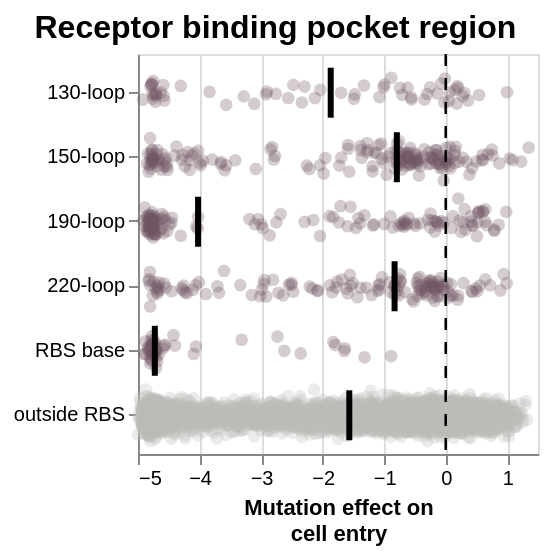

The code cell stored with this chart in its notebook:
### Markdown cell above
### Distribution of functional effects across classic receptor binding pocket regions

### Code cell
# Define custom colors for each RBS region
colors = {
    'outside RBS': '#bdbebb',
    '130-loop': '#725663',
    '150-loop': '#725663',
    '190-loop': '#725663',
    '220-loop': '#725663',
    'RBS base': '#725663'
}

# Create the jitter plot layer
points = alt.Chart(
    func_data_for_heatmap.query('rbs_region != "RBS other"') # exclude site 145 as not in major structural region
).mark_circle(size=40, opacity=0.3, stroke=None, strokeWidth=0).encode(
    y=alt.Y(
        "rbs_region",
    ).title(None),
    x=alt.X(
        'effect',
        title=(["Mutation effect on", "cell entry"]),
    ),
    yOffset="jitter:Q",
    color=alt.Color(
            "rbs_region",
            scale=alt.Scale(domain=list(colors.keys()), range=list(colors.values())),
            legend=None
    ),
    tooltip=['site', 'wildtype', 'mutant', 'effect'],
).transform_calculate(
    jitter="sqrt(-2*log(random()))*cos(2*PI*random())"
)

# Add black median line
median_line = alt.Chart(
    func_data_for_heatmap.query('rbs_region != "RBS other"')
).mark_tick(
    color='black',
    thickness=3,
    size=25
).encode(
    y='rbs_region:N',
    x='median(effect):Q'
)

vline = alt.Chart().mark_rule(
    color='black',
    size=1.25,
    opacity=1.0,
    strokeDash=[6,6]
).encode(x=alt.X(datum=0))

# Combine layers with median line on top
chart = alt.layer(
    points,
    median_line,
    vline
).properties(
    height=200, 
    width=200
)

# mean_entropy_rbs = func_data_ann[['site', 'rbs_region', 'entropy']].drop_duplicates().groupby(
#     "rbs_region"
# )["entropy"].mean().reset_index().rename(
#     columns={'entropy': 'mean_entropy'}
# ).query(
#     'rbs_region != "RBS other"'
# )

# bar_chart = alt.Chart(mean_entropy_rbs).mark_bar(size=20).encode(
#     x=alt.X(
#         'mean_entropy:Q',
#         title=['Mean entropy', '(in natural sequences)'],
#         axis=alt.Axis(
#             tickCount=2,
#         )
#     ),
#     y=alt.Y(
#         'rbs_region:N',
#         title=None,
#         axis=None
#     ),
#     color=alt.Color(
#             "rbs_region",
#             scale=alt.Scale(domain=list(colors.keys()), range=list(colors.values())),
#             legend=None
#     ),
#     tooltip=['rbs_region', 'mean_entropy']
# ).properties(
#     height=200,
#     width=80
# )

# Concatenate the plots
rbs_combined_chart = alt.concat(
    chart,  # jitter + median line + vline chart
    spacing=10
).resolve_scale(
    y='shared'
).properties(
    title=alt.TitleParams(
        text='Receptor binding pocket region',
        anchor='middle',
        fontSize=16,
        fontWeight='bold',
    )
)

rbs_combined_chart.display()

### Figure 1 — Vega-Lite specification as saved in the notebook (floating-point values rounded to 4 significant figures; data arrays with more than 128 entries replaced by an {"elided": "..."} marker saying what was removed)
{"config": {"view": {"continuousWidth": 300, "continuousHeight": 300}}, "concat": [{"layer": [{"data": {"name": "data-a8cd621d5c733a2a28de1306b374f4d9"}, "mark": {"type": "circle", "opacity": 0.3, "size": 40, "stroke": null, "strokeWidth": 0}, "encoding": {"color": {"field": "rbs_region", "legend": null, "scale": {"domain": ["outside RBS", "130-loop", "150-loop", "190-loop", "220-loop", "RBS base"], "range": ["#bdbebb", "#725663", "#725663", "#725663", "#725663", "#725663"]}, "type": "nominal"}, "tooltip": [{"field": "site", "type": "nominal"}, {"field": "wildtype", "type": "nominal"}, {"field": "mutant", "type": "nominal"}, {"field": "effect", "type": "quantitative"}], "x": {"field": "effect", "title": ["Mutation effect on", "cell entry"], "type": "quantitative"}, "y": {"field": "rbs_region", "title": null, "type": "nominal"}, "yOffset": {"field": "jitter", "type": "quantitative"}}, "transform": [{"calculate": "sqrt(-2*log(random()))*cos(2*PI*random())", "as": "jitter"}]}, {"data": {"name": "data-a8cd621d5c733a2a28de1306b374f4d9"}, "mark": {"type": "tick", "color": "black", "size": 25, "thickness": 3}, "encoding": {"x": {"aggregate": "median", "field": "effect", "type": "quantitative"}, "y": {"field": "rbs_region", "type": "nominal"}}}, {"data": {"name": "empty"}, "mark": {"type": "rule", "color": "black", "opacity": 1.0, "size": 1.25, "strokeDash": [6, 6]}, "encoding": {"x": {"datum": 0}}}], "height": 200, "width": 200}], "resolve": {"scale": {"y": "shared"}}, "spacing": 10, "title": {"text": "Receptor binding pocket region", "anchor": "middle", "fontSize": 16, "fontWeight": "bold"}, "$schema": "https://vega.github.io/schema/vega-lite/v5.20.1.json", "datasets": {"data-a8cd621d5c733a2a28de1306b374f4d9": {"elided": "8314 records"}, "empty": [{}]}}
